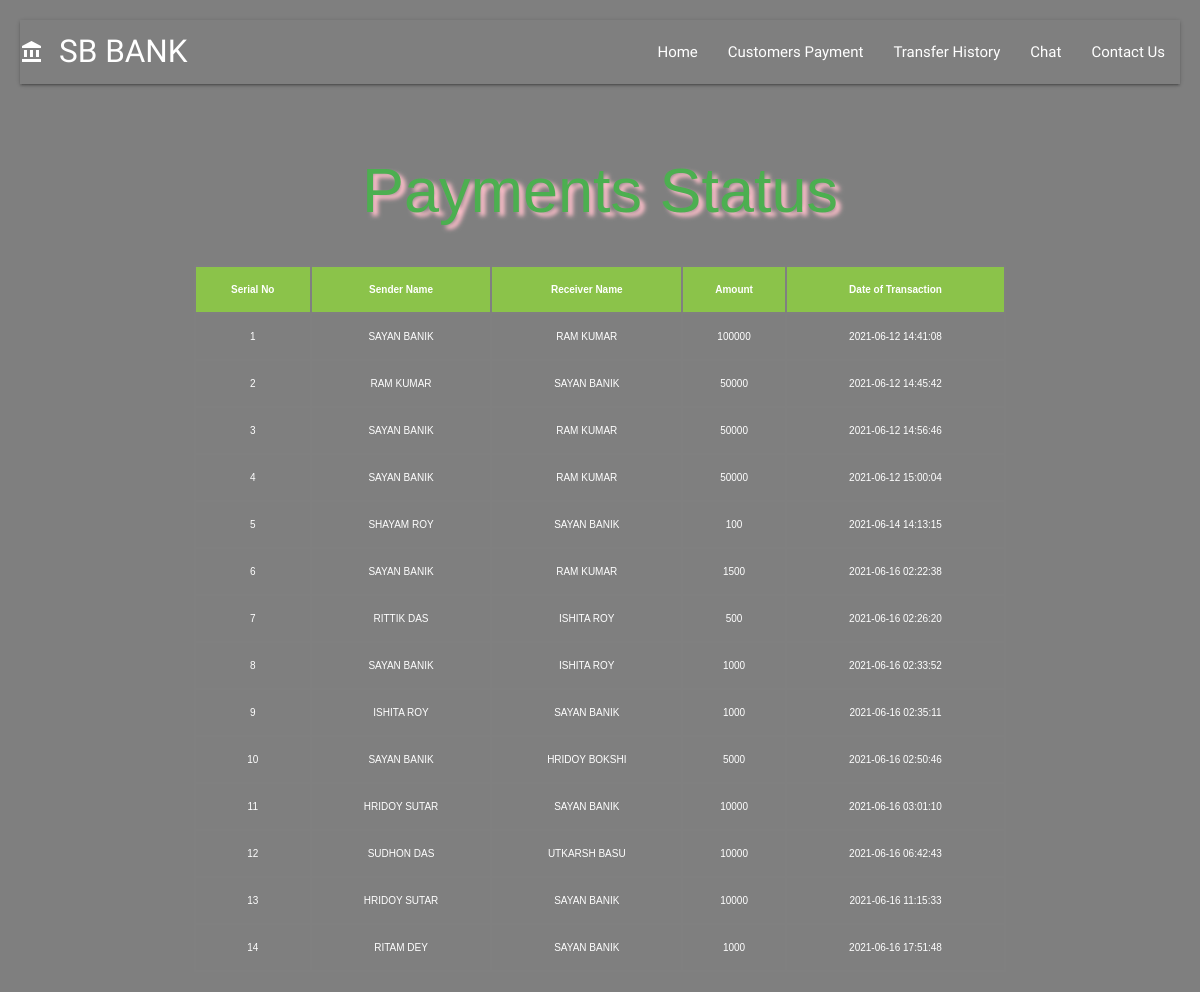
The app's page /alltran.php with its own data.
### tables this page shows
CREATE TABLE `transfer` (
  `No` int(255) NOT NULL,
  `sender` varchar(255) NOT NULL,
  `receiver` varchar(255) NOT NULL,
  `amount` int(255) NOT NULL,
  `date` timestamp NOT NULL DEFAULT current_timestamp() ON UPDATE current_timestamp()
);

### alltran.php (the view, shortened to what this page needs)
<!DOCTYPE html>
<html>
<head>
<?php include 'link.php' ?>
</head>
<body>
<video autoplay muted loop id="myVideo">
  <source src="gallary\Earth_Party_4K.mp4" type="video/mp4">
</video>
<div class="content">
 <nav class="transparent ">
        <div class="nav-wrapper ">
          <a class="brand-logo" id="sb"><i class="large material-icons">account_balance</i>SB BANK</a>
          <ul class="right hide-on-med-and-down">
            <li><a href="index.php" class="sm">Home</a></li>
            <li><a href="tabledisplay.php" class="sm">Customers Payment</a></li>
            <li><a href="alltran.php" class="sm">Transfer History</a></li>
            <li><a href="chat.php" class="sm">Chat</a></li>
            <li><a href="contact.php" class="sm">Contact Us</a></li>
          </ul>
        </div>
      </nav>
 <div class="container">
 <div class="col l12">
 <br><br>
 <h1 class="green-text center-align" style="text-shadow: 5px 4px 4px pink;" > Payments Status </h1>
 <br>
 <table class="table highlight centered responsive-table">
 <tr class="light-green white-text">
   <th class="center-align"> Serial No </th>
   <th class="center-align"> Sender Name </th>
   <th class="center-align"> Receiver Name </th>
   <th class="center-align"> Amount </th>
   <th class="center-align"> Date of Transaction </th>
 </tr >
 <?php
include 'connection.php';
$q = "select * from transfer";
$query = mysqli_query($con,$q);
while($res = mysqli_fetch_array($query)){
?>
   <tr class="center-align white-text">
   <td> <?php echo $res['No'];  ?> </td>
   <td> <?php echo $res['sender'];  ?> </td>
   <td> <?php echo $res['receiver'];  ?> </td>
   <td> <?php echo $res['amount'];  ?> </td>
   <td> <?php echo $res['date'];  ?> </td>
</tr>
<?php
}
 ?>
 </table>
 </div>
 </div>
 </div>
</body>
</html>

### link.php (shortened to what this page needs)
<link rel="stylesheet" href="https://cdnjs.cloudflare.com/ajax/libs/materialize/1.0.0/css/materialize.min.css">
   <link rel="stylesheet" href="https://cdnjs.cloudflare.com/ajax/libs/font-awesome/4.7.0/css/font-awesome.min.css">

### alltran.php (style rules this page uses)
* { box-sizing: border-box; margin: 0; padding: 0; }
#sb { font-family: 'Creepster', cursive; }
.sm { font-family: 'Fredericka the Great', cursive; }
body { margin: 0; font-family: Arial; font-size: 10px; }
#myVideo { position: fixed; right: 0; bottom: 0; height: 100vh; width: 100%; object-fit: cover; }
.content { position: absolute; top: 0; background: rgba(0, 0, 0, 0.5); color: #f1f1f1; width: 100%; padding: 20px; }
table,th,td { border: 2px solid grey; border-collapse: border; }
th { text-align: center; }
@media (min-width:800px) { #myVideo { width: 100%; } }

### records on screen
transfer: No "1", sender "SAYAN BANIK", receiver "RAM KUMAR", amount "100000", date "2021-06-12 14:41:08"
transfer: No "2", sender "RAM KUMAR", receiver "SAYAN BANIK", amount "50000", date "2021-06-12 14:45:42"
transfer: No "3", sender "SAYAN BANIK", receiver "RAM KUMAR", amount "50000", date "2021-06-12 14:56:46"
transfer: No "4", sender "SAYAN BANIK", receiver "RAM KUMAR", amount "50000", date "2021-06-12 15:00:04"
transfer: No "5", sender "SHAYAM ROY", receiver "SAYAN BANIK", amount "100", date "2021-06-14 14:13:15"
transfer: No "6", sender "SAYAN BANIK", receiver "RAM KUMAR", amount "1500", date "2021-06-16 02:22:38"
transfer: No "7", sender "RITTIK DAS", receiver "ISHITA ROY", amount "500", date "2021-06-16 02:26:20"
transfer: No "8", sender "SAYAN BANIK", receiver "ISHITA ROY", amount "1000", date "2021-06-16 02:33:52"
transfer: No "9", sender "ISHITA ROY", receiver "SAYAN BANIK", amount "1000", date "2021-06-16 02:35:11"
transfer: No "10", sender "SAYAN BANIK", receiver "HRIDOY BOKSHI", amount "5000", date "2021-06-16 02:50:46"
transfer: No "11", sender "HRIDOY SUTAR", receiver "SAYAN BANIK", amount "10000", date "2021-06-16 03:01:10"
transfer: No "12", sender "SUDHON DAS", receiver "UTKARSH BASU", amount "10000", date "2021-06-16 06:42:43"
transfer: No "13", sender "HRIDOY SUTAR", receiver "SAYAN BANIK", amount "10000", date "2021-06-16 11:15:33"
transfer: No "14", sender "RITAM DEY", receiver "SAYAN BANIK", amount "1000", date "2021-06-16 17:51:48"
